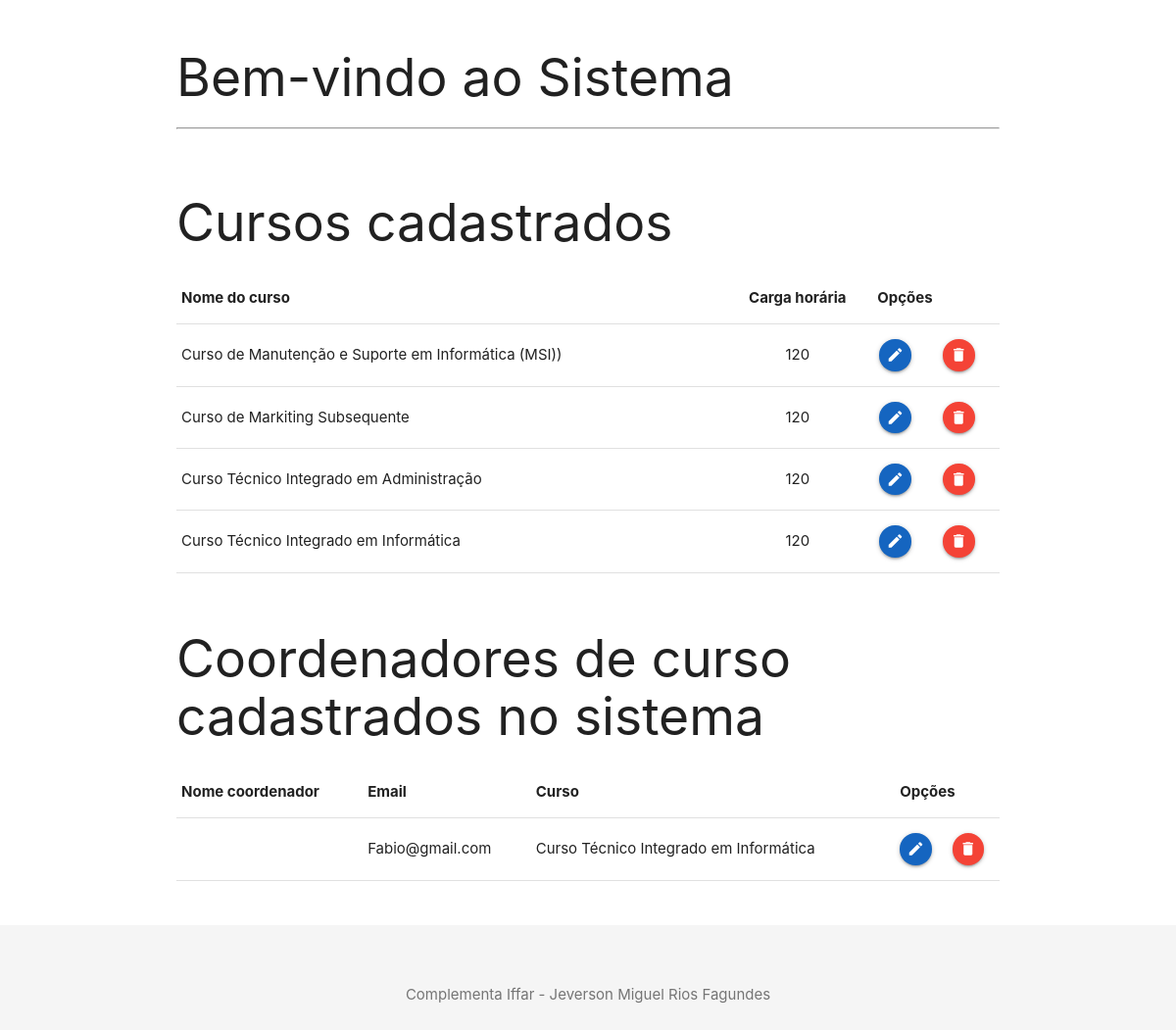
The page /inicialAdmin.php on the database as committed earlier.
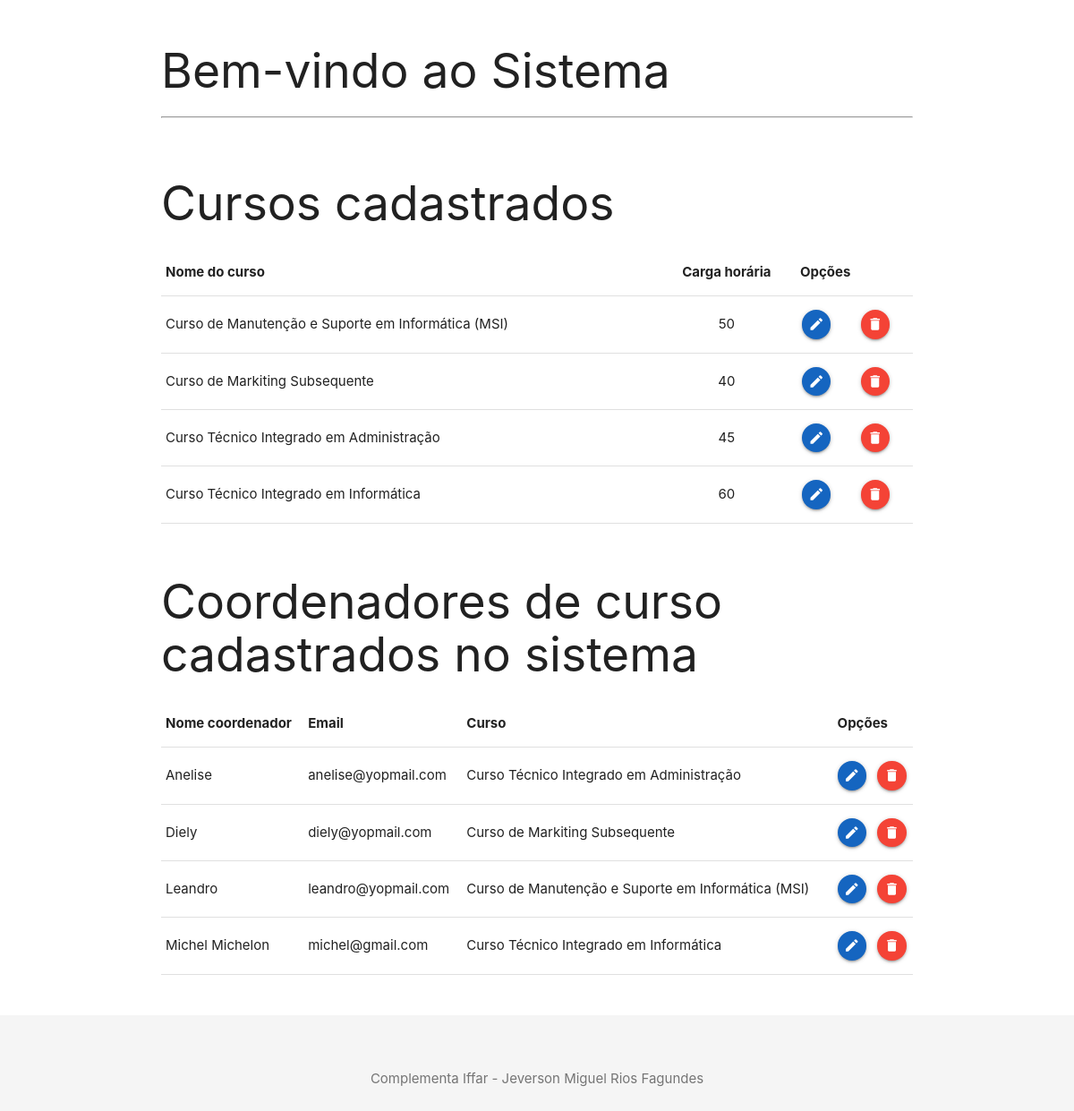
The same page on the database as committed later.
### tables this page shows
CREATE TABLE IF NOT EXISTS `curso` (
  `id_curso` int NOT NULL AUTO_INCREMENT,
  `nome_curso` varchar(255) NOT NULL,
  `carga_horaria` int NOT NULL,
  PRIMARY KEY (`id_curso`)
);

CREATE TABLE IF NOT EXISTS `coordenador_curso` (
  `id_coordenador` int NOT NULL AUTO_INCREMENT,
  `nome` varchar(255) DEFAULT NULL,
  `email` varchar(255) DEFAULT NULL,
  `senha` varchar(255) DEFAULT NULL,
  `id_curso` int DEFAULT NULL,
  PRIMARY KEY (`id_coordenador`),
  KEY `fk_curso_coordenador` (`id_curso`)
);

### conecta.php (called while the page is built, shortened)
<?php
function excutarSQL($mysql, $sql)
{
    $resultado = mysqli_query($mysql, $sql);
    return $resultado;
}

### inicialAdmin.php (the view, shortened to what this page needs)
<?php
require_once "conecta.php";
$mysql = conectar();
$sql = "SELECT * FROM curso ORDER BY nome_curso ASC";
$resultado = excutarSQL($mysql, $sql);
$quantidade_cursos = $resultado->num_rows;
$sql2 = "SELECT cc.id_coordenador, cc.nome, cc.email, c.nome_curso FROM coordenador_curso cc
        INNER JOIN curso c
        ON cc.id_curso = c.id_curso
        ORDER BY cc.nome ASC
        ;";
$resultado2 = excutarSQL($mysql, $sql2);
$quantidade_coordenadores_curso = $resultado2->num_rows;
?>
<!DOCTYPE html>
<html lang="pt-br">
<head>
    <link type="text/css" rel="stylesheet" href="materialize/css/materialize.min.css" media="screen,projection" />
</head>
<body>
    <main>
        <div class="container">
            <h2>Bem-vindo ao Sistema</h2>
            <hr>
            <br>
            <h2>Cursos cadastrados</h2>
            <?php
            if ($quantidade_cursos == 0) {
            ?>
                <p class="p">Não há cursos cadastrados no sistema ainda!</p>
            <?php
            } else {
            ?>
                <table class="highlight">
                    <thead>
                        <tr>
                            <th>Nome do curso</th>
                            <th class="teste">Carga horária</th>
                            <th colspan="2">Opções</th>
                        </tr>
                    </thead>
                    <tbody>
                        <?php
                        while ($dados = mysqli_fetch_assoc($resultado)) {
                            echo "<tr>";
                            echo "<td> " . $dados['nome_curso'] . "</td>";
                            echo "<td class=\"teste\"> " . $dados['carga_horaria'] . "</td>";
                            echo '<td > <a c href="crudCurso/formeditCurso.php?id=' . $dados['id_curso'] .  '" class="btn-floating btn-small waves-effect waves-light #1565c0 blue darken-3 modal-trigger link"><i class="material-icons ">create</i></a> </td>';
                            echo '<td> <a href="#modal' . $dados['id_curso'] . '" class="btn-floating btn-small waves-effect waves-light red modal-trigger link"><i class="material-icons">delete</i></a> </td>';
                            echo "</tr>";
                        ?>
                        <?php
                        }
                        ?>
                    </tbody>
                </table>
            <?php
            }
            ?>
            <br>
            <h2>Coordenadores de curso cadastrados no sistema</h2>
            <?php
            if ($quantidade_coordenadores_curso == 0) {
            ?>
                <p class="p">Não há coordenadores de curso cadastrados no sistema ainda!</p>
            <?php
            } else {
            ?>
                <table class="highlight">
                    <thead>
                        <tr>
                            <th>Nome coordenador</th>
                            <th>Email</th>
                            <th>Curso</th>
                            <th colspan="2">Opções</th>
                        </tr>
                    </thead>
                    <tbody>
                        <?php
                        while ($dados = mysqli_fetch_assoc($resultado2)) {
                            echo "<tr>";
                            echo "<td> " . $dados['nome'] . "</td>";
                            echo "<td> " . $dados['email'] . "</td>";
                            echo "<td> " . $dados['nome_curso'] . "</td>";
                            echo '<td> <a href="crudCoordenador/formeditCoordenador.php?id=' . $dados['id_coordenador'] . '" class="btn-floating btn-small waves-effect waves-light #1565c0 blue darken-3 modal-trigger"><i class="material-icons ">create</i></a> </td>';
                            echo '<td> <a href="#modal' . $dados['id_coordenador'] . '" class="btn-floating btn-small waves-effect waves-light red modal-trigger"><i class="material-icons">delete</i></a> </td>';
                            echo "</tr>";
                        ?>
                        <?php
                        }
                        ?>
                    </tbody>
                </table>
            <?php
            }
            ?>
        </div>
    </main>
    <br><br>
    <footer>
        <div class="container">
            <p>Complementa Iffar - Jeverson Miguel Rios Fagundes</p>
        </div>
    </footer>
</body>
</html>

### inicialAdmin.php (style rules this page uses)
body { display: flex; flex-direction: column; min-height: 100vh; margin: 0; }
main { flex: 1 0 auto; }
.container { margin-top: 50px; }
table { margin-top: 20px; }
footer { background-color: #f5f5f5; padding: 10px 0; text-align: center; color: #757575; }
.teste { justify-content: center; text-align: center; }
.link { margin-left: 2px; margin-right: 2px; }

Rows that differ between the two databases and show on the page:
removed coordenador_curso: email "Fabio@gmail.com", id_curso.nome_curso "Curso Técnico Integrado em Informática"
changed curso: nome_curso "Curso de Manutenção e Suporte em Informática (MSI))" → "Curso de Manutenção e Suporte em Informática (MSI)"; carga_horaria "120" → "50"
changed curso "Curso de Markiting Subsequente": carga_horaria "120" → "40"
changed curso "Curso Técnico Integrado em Administração": carga_horaria "120" → "45"
changed curso "Curso Técnico Integrado em Informática": carga_horaria "120" → "60"
added coordenador_curso: nome "Anelise", email "anelise@yopmail.com", id_curso.nome_curso "Curso Técnico Integrado em Administração"
added coordenador_curso: nome "Diely", email "diely@yopmail.com", id_curso.nome_curso "Curso de Markiting Subsequente"
added coordenador_curso: nome "Leandro", email "leandro@yopmail.com", id_curso.nome_curso "Curso de Manutenção e Suporte em Informática (MSI)"
added coordenador_curso: nome "Michel Michelon", email "michel@gmail.com", id_curso.nome_curso "Curso Técnico Integrado em Informática"
